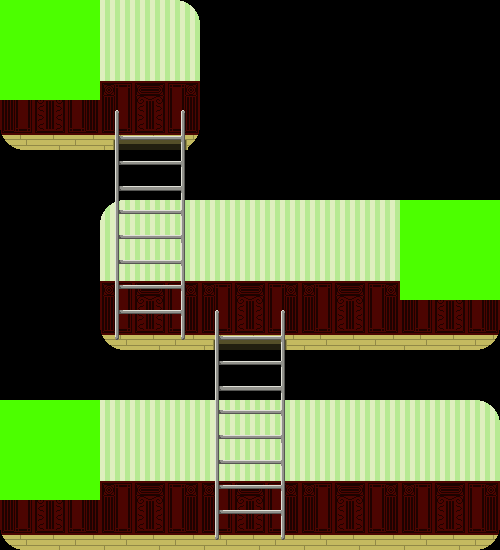

A level layout from a 2D game, rendered from its tile map. Below: a short description, then the map file with its tile-grid data intact:
An orthogonal 10x11 tile map with 50x50 px tiles, 3 tile layers (Tile Layer 1, Tile Layer 2, Tile Layer 3), 3 tilesets and 5 objects.

<map version="1.0" orientation="orthogonal" renderorder="right-down" width="10" height="11" tilewidth="50" tileheight="50" nextobjectid="12">
 <tileset firstgid="1" name="BackGround" tilewidth="50" tileheight="50" tilecount="18" columns="6">
  <image source="BackGround.png" width="300" height="150" />
 </tileset>
 <tileset firstgid="19" name="ladder" tilewidth="50" tileheight="50" tilecount="10" columns="2">
  <image source="ladder.png" width="100" height="250" />
 </tileset>
 <tileset firstgid="29" name="Interactable" tilewidth="50" tileheight="50" tilecount="4" columns="2">
  <image source="Interactable.png" width="100" height="100" />
 </tileset>
 <layer name="Tile Layer 1" width="10" height="11">
  <data encoding="csv">
1,2,5,6,0,0,0,0,0,0,
7,8,11,12,0,0,0,0,0,0,
13,14,17,18,0,0,0,0,0,0,
0,0,0,0,0,0,0,0,0,0,
0,0,1,2,3,4,3,4,5,6,
0,0,7,8,9,10,9,10,11,12,
0,0,13,14,15,16,15,16,17,18,
0,0,0,0,0,0,0,0,0,0,
1,2,3,4,3,4,3,4,5,6,
7,8,9,10,9,10,9,10,11,12,
13,14,15,16,15,16,15,16,17,18
</data>
 </layer>
 <layer name="Tile Layer 2" width="10" height="11">
  <data encoding="csv">
0,0,0,0,0,0,0,0,0,0,
0,0,0,0,0,0,0,0,0,0,
0,0,0,0,0,0,0,0,0,0,
0,0,0,0,0,0,0,0,0,0,
0,0,0,0,0,0,0,0,0,0,
0,0,0,0,0,0,0,0,0,0,
0,0,0,0,0,0,0,0,0,0,
0,0,0,0,0,0,0,0,0,0,
0,0,0,0,0,0,0,0,0,0,
0,0,0,0,0,0,0,0,0,0,
0,0,0,0,0,0,0,0,0,0
</data>
 </layer>
 <layer name="Tile Layer 3" width="10" height="11">
  <data encoding="csv">
29,30,0,0,0,0,0,0,0,0,
31,32,0,0,0,0,0,0,0,0,
0,0,19,20,0,0,0,0,0,0,
0,0,21,22,0,0,0,0,0,0,
0,0,23,24,0,0,0,0,29,30,
0,0,25,26,0,0,0,0,31,32,
0,0,27,28,19,20,0,0,0,0,
0,0,0,0,21,22,0,0,0,0,
29,30,0,0,23,24,0,0,0,0,
31,32,0,0,25,26,0,0,0,0,
0,0,0,0,27,28,0,0,0,0
</data>
 </layer>
 <objectgroup name="floors">
  <object id="1" x="100" y="335" width="400" height="15" />
  <object id="2" x="0" y="535" width="500" height="15" />
  <object id="9" x="0" y="135" width="200" height="15" />
 </objectgroup>
 <objectgroup name="ladders">
  <object id="10" x="125" y="110" width="50" height="225" />
  <object id="11" x="222" y="308" width="54" height="231" />
 </objectgroup>
</map>
